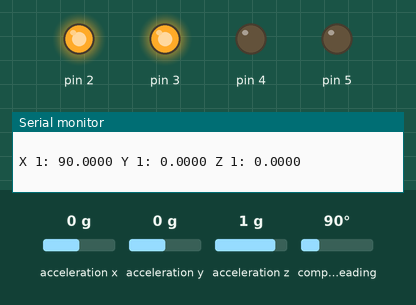
Recording of a sketch running on a simulated Arduino Uno, built with avr-gcc and run on an emulated ATmega328P. Parts: output pins drawn as LEDs (lit = HIGH), the last lines printed to the serial monitor. The inputs (shaded band) are chosen by the test bench; at power-on: acceleration x 0 g, acceleration y 0 g, acceleration z 1 g, compass heading 90°.

Above: at 3.2 s.
3.3 s: acceleration x set to -1.4 g
At 3.8 s:
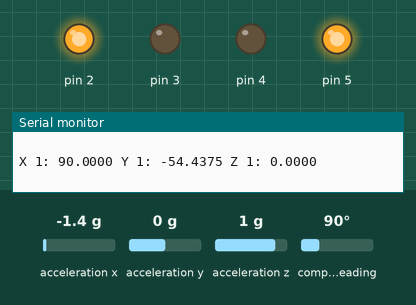
4.9 s: acceleration x set to 0.8 g
At 6.2 s:
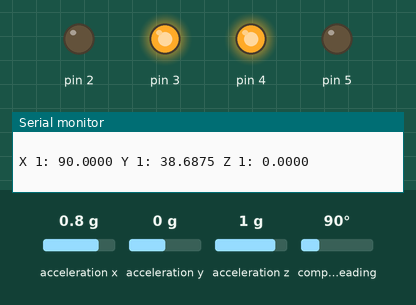
6.5 s: acceleration x set to -0.8 g
At 7.1 s:
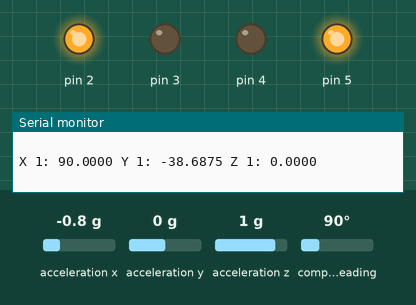
8.0 s: acceleration x set to 0 g
At 9.5 s:
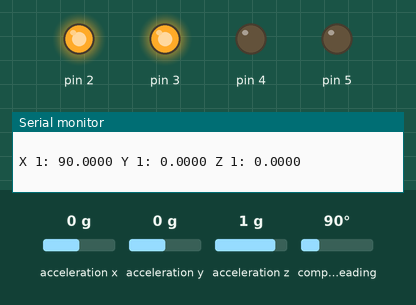
Timing chart, 0 to 10.6 s (numbered marks = the images above; inputs shaded):
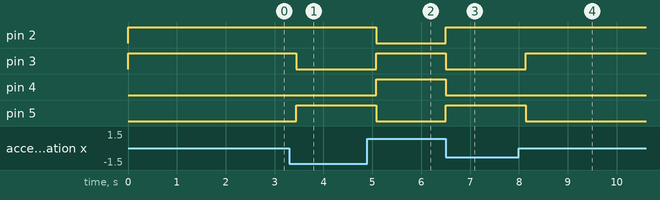

Measured:
- after the input at 3.3 s, pin 3: HIGH → LOW after 0.15 s; pin 5: LOW → HIGH after 0.15 s
- after the input at 4.9 s, pin 2, pin 5: HIGH → LOW after 0.18 s; pin 3, pin 4: LOW → HIGH after 0.18 s
- after the input at 6.5 s, pin 2, pin 5: LOW → HIGH at once; pin 3, pin 4: HIGH → LOW at once
- after the input at 8.0 s, pin 3: LOW → HIGH after 0.14 s; pin 5: HIGH → LOW after 0.14 s

The sketch:

FISTIndex_ArduinoUNO.ino
```cpp
#include <Wire.h>
#include <Adafruit_Sensor.h>
#include <Adafruit_BNO055.h>
#include <utility/imumaths.h>
#define pumpVacuum 2
#define pumpPressure 3
#define pressureValve 4
#define vacuumValve 5

/* This driver uses the Adafruit unified sensor library (Adafruit_Sensor),
   which provides a common 'type' for sensor data and some helper functions.

   To use this driver you will also need to download the Adafruit_Sensor
   library and include it in your libraries folder.

   You should also assign a unique ID to this sensor for use with
   the Adafruit Sensor API so that you can identify this particular
   sensor in any data logs, etc.  To assign a unique ID, simply
   provide an appropriate value in the constructor below (12345
   is used by default in this example).

   Connections
   ===========
   Connect SCL to SCL pin (analog 5 on Arduino UNO)
   Connect SDA to SDA pin (analog 4 on Arduino UNO)
   Connect VDD to 3-5V DC (depending on your board's logic level)
   Connect GROUND to common ground

   History
   =======
   2015/MAR/03  - First release (KTOWN)
   2015/AUG/27  - Added calibration and system status helpers
*/

/* Set the delay between fresh samples */
#define BNO055_SAMPLERATE_DELAY_MS (100)

// Check I2C device address and correct line below (by default address is 0x29 or 0x28)
//                                   id, address

Adafruit_BNO055 index = Adafruit_BNO055(-1, BNO055_ADDRESS_A);

/**************************************************************************/
/*
    Displays some basic information on this sensor from the unified
    sensor API sensor_t type (see Adafruit_Sensor for more information)
*/
/**************************************************************************/
void displaySensorDetails(void)
{
  sensor_t sensor1;
  index.getSensor(&sensor1);
  Serial.println("------------------------------------");
  Serial.print  ("Sensor 1:       "); Serial.println(sensor1.name);
  Serial.print  ("Driver Ver 1:   "); Serial.println(sensor1.version);
  Serial.print  ("Unique ID 1:    "); Serial.println(sensor1.sensor_id);
  Serial.print  ("Max Value 1:    "); Serial.print(sensor1.max_value); Serial.println(" xxx");
  Serial.print  ("Min Value 1:    "); Serial.print(sensor1.min_value); Serial.println(" xxx");
  Serial.print  ("Resolution 1:   "); Serial.print(sensor1.resolution); Serial.println(" xxx");
  Serial.println("------------------------------------");
  Serial.println("");
  delay(500);
}

/**************************************************************************/
/*
    Display some basic info about the sensor status
*/
/**************************************************************************/
void displaySensorStatus(void)
{
  /* Get the system status values (mostly for debugging purposes) */
  uint8_t system_status1, self_test_results1, system_error1;
  system_status1 = self_test_results1 = system_error1 = 0;
  index.getSystemStatus(&system_status1, &self_test_results1, &system_error1);
  /* Display the results in the Serial Monitor */
  Serial.println("");
  Serial.print("System Status 1: 0x");
  Serial.println(system_status1, HEX);
  Serial.print("Self Test 1:     0x");
  Serial.println(self_test_results1, HEX);
  Serial.print("System Error 1:  0x");
  Serial.println(system_error1, HEX);
  Serial.println("");
  delay(500);
}

/**************************************************************************/
/*
    Display sensor calibration status
*/
/**************************************************************************/
void displayCalStatus(void)
{
  /* Get the four calibration values (0..3) */
  /* Any sensor data reporting 0 should be ignored, */
  /* 3 means 'fully calibrated" */
  uint8_t system1, gyro1, accel1, mag1;
  system1 = gyro1 = accel1 = mag1 = 0;
  index.getCalibration(&system1, &gyro1, &accel1, &mag1);

  /* The data should be ignored until the system calibration is > 0 */
  Serial.print("\t");
  if (!system1)
  {
    Serial.print("! ");
  }

  // /* Display the individual values */
  // Serial.print("Sys 1:");
  // Serial.print(system1, DEC);
  // Serial.print(" G 1:");
  // Serial.print(gyro1, DEC);
  // Serial.print(" A 1:");
  // Serial.print(accel1, DEC);
  // Serial.print(" M 1:");
  // Serial.print(mag1, DEC);

  // Serial.print("Sys 2:");
  // Serial.print(system2, DEC);
  // Serial.print(" G 2:");
  // Serial.print(gyro2, DEC);
  // Serial.print(" A 2:");
  // Serial.print(accel2, DEC);
  // Serial.print(" M 2:");
  // Serial.print(mag2, DEC);

  // Serial.print("Sys 3:");
  // Serial.print(system3, DEC);
  // Serial.print(" G 3:");
  // Serial.print(gyro3, DEC);
  // Serial.print(" A 3:");
  // Serial.print(accel3, DEC);
  // Serial.print(" M 3:");
  // Serial.print(mag3, DEC);

  // Serial.print("Sys 4:");
  // Serial.print(system4, DEC);
  // Serial.print(" G 4:");
  // Serial.print(gyro4, DEC);
  // Serial.print(" A 4:");
  // Serial.print(accel4, DEC);
  // Serial.print(" M 4:");
  // Serial.print(mag4, DEC);
}

/**************************************************************************/
/*
    Arduino setup function (automatically called at startup)
*/
/**************************************************************************/
void setup(void)
{
  Serial.begin(115200);
  pinMode(3, OUTPUT);
  pinMode(2, OUTPUT);
  pinMode(4, OUTPUT);
  pinMode(5, OUTPUT);
  digitalWrite(3, HIGH);
  digitalWrite(2, HIGH);

  while (!Serial) delay(10);  // wait for serial port to open!

  Serial.println("Orientation Sensor Test"); Serial.println("");

  /* Initialise the sensor */

  if( !index.begin() /*|| !bno2.begin() || !bno3.begin() || !bno4.begin()*/)
  {
    /* There was a problem detecting the BNO055 ... check your connections */
    Serial.print("Ooops, no BNO055 detected ... Check your wiring or I2C ADDR!");
    while(1);
  }

  delay(1000);

  /* Display some basic information on this sensor */
  displaySensorDetails();

  /* Optional: Display current status */
  displaySensorStatus();

  index.setExtCrystalUse(true);

}

/**************************************************************************/
/*
    Arduino loop function, called once 'setup' is complete (your own code
    should go here)
*/
/**************************************************************************/
void loop(void)
{
  /* Get a new sensor event */
  sensors_event_t event1;
  index.getEvent(&event1);
  // sensors_event_t event2;
  // bno2.getEvent(&event2);
  // sensors_event_t event3;
  // bno3.getEvent(&event3);
  // sensors_event_t event4;
  // bno4.getEvent(&event4);
  /* Display the floating point data */
  Serial.print("X 1: ");
  Serial.print(event1.orientation.x, 4);
  Serial.print(" Y 1: ");
  Serial.print(event1.orientation.y, 4);
  Serial.print(" Z 1: ");
  Serial.print(event1.orientation.z, 4);
  int indexVal = event1.orientation.y;
  // Serial.print("\t\tX 2: ");
  // Serial.print(event2.orientation.x, 4);
  // Serial.print(" Y 2: ");
  // Serial.print(event2.orientation.y, 4);
  // Serial.print(" Z 2: ");
  // Serial.print(event2.orientation.z, 4);
  // Serial.print("\t\tX 3: ");
  // Serial.print(event3.orientation.x, 4);
  // Serial.print(" Y 3: ");
  // Serial.print(event3.orientation.y, 4);
  // Serial.print(" Z 3: ");
  // Serial.print(event3.orientation.z, 4);
  // Serial.print("\t\tX 4: ");
  // Serial.print(event4.orientation.x, 4);
  // Serial.print(" Y 4: ");
  // Serial.print(event4.orientation.y, 4);
  // Serial.print(" Z 4: ");
  // Serial.print(event4.orientation.z, 4);
  // Serial.print("\t\t");
  // long gloveIndex = 0;
  // int gloveVal = 0;
  Serial.println("");
 // delay(1000);
  // delay(10);
  // Serial.println("Before data");
  // if(Serial.available() > 0) {
  //   Serial.println("Has data");
  //   // if(Serial.parseInt() > 0) {
  //   //   gloveIndex = Serial.parseInt();
  //   // } else {
  //     gloveIndex = Serial.read() - '0';
  //  // }
  //   Serial.println("Got data");
  // }
  // if(gloveIndex >= 200) {
  //   gloveVal = gloveIndex - 256;
  // } else {
  //   gloveVal = gloveIndex;
  // }
  // if(gloveIndex == 253) {
  //   gloveIndex = 0;
  // }
  // Serial.print("Glove: ");
  // Serial.println(gloveVal);

  if(indexVal == 0) {
    digitalWrite(3, HIGH);
    digitalWrite(2, HIGH);
    digitalWrite(4, LOW);
    digitalWrite(5, LOW);
  } else if (indexVal > 0) {
    digitalWrite(4, HIGH);
    digitalWrite(5, LOW);
    digitalWrite(3, HIGH);
    digitalWrite(2, LOW);
  } else {
    digitalWrite(4, LOW);
    digitalWrite(5, HIGH);
    digitalWrite(3, LOW);
    digitalWrite(2, HIGH);
  }
  delay(100);
  //   if(indexVal == 0) {
  //   digitalWrite(pumpPressure, HIGH);
  //   digitalWrite(pumpVacuum, HIGH);
  // } else if (indexVal < 0) {
  //   digitalWrite(pumpPressure, HIGH);
  //   digitalWrite(pumpVacuum, LOW);
  // } else {
  //   digitalWrite(pumpPressure, LOW);
  //   digitalWrite(pumpVacuum, HIGH);
  // }
  /* Optional: Display calibration status */
  displayCalStatus();

  /* Optional: Display sensor status (debug only) */
  //displaySensorStatus();

  /* New line for the next sample */
  Serial.println("");

  /* Wait the specified delay before requesting nex data */
  delay(BNO055_SAMPLERATE_DELAY_MS);
}
```
